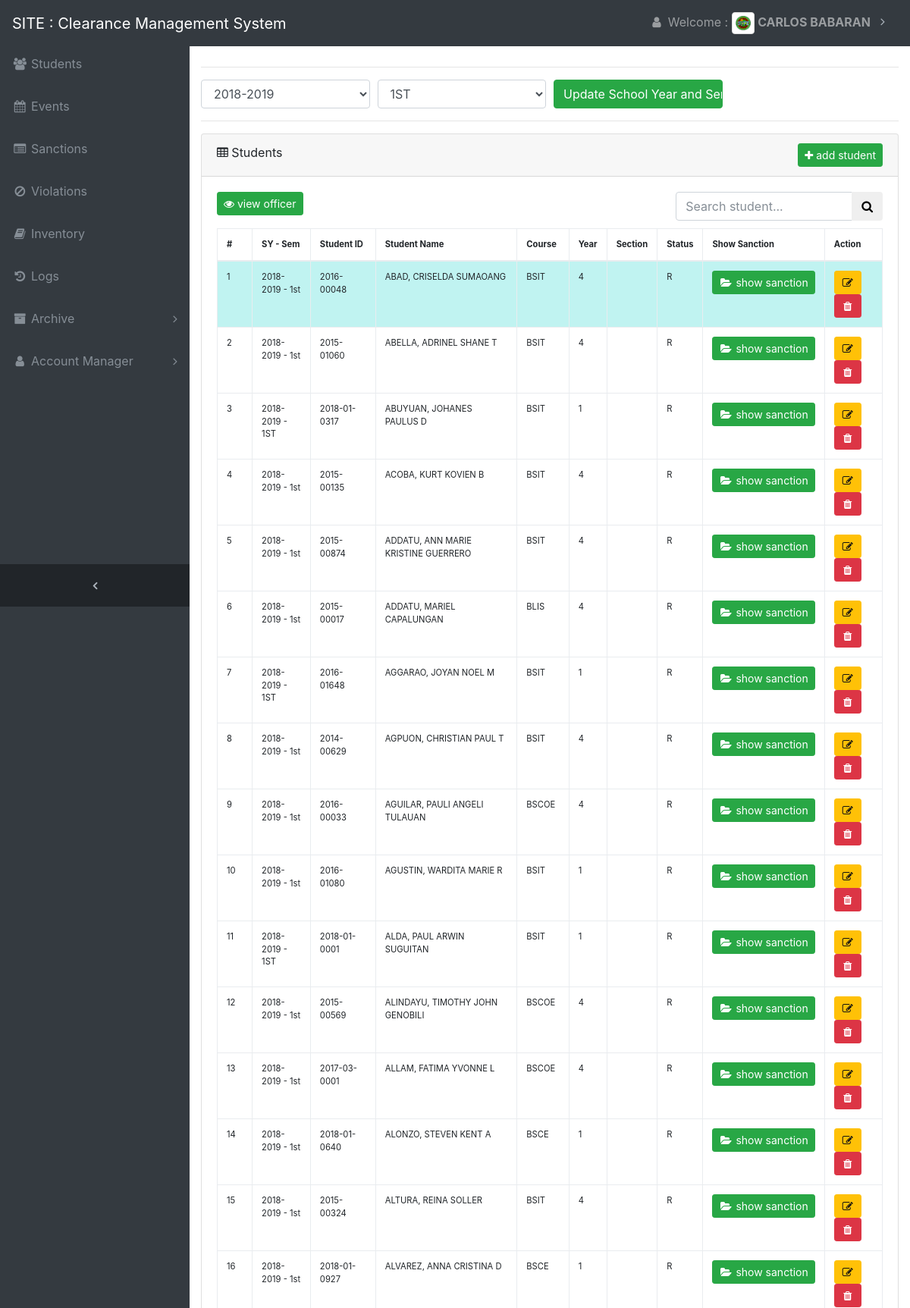
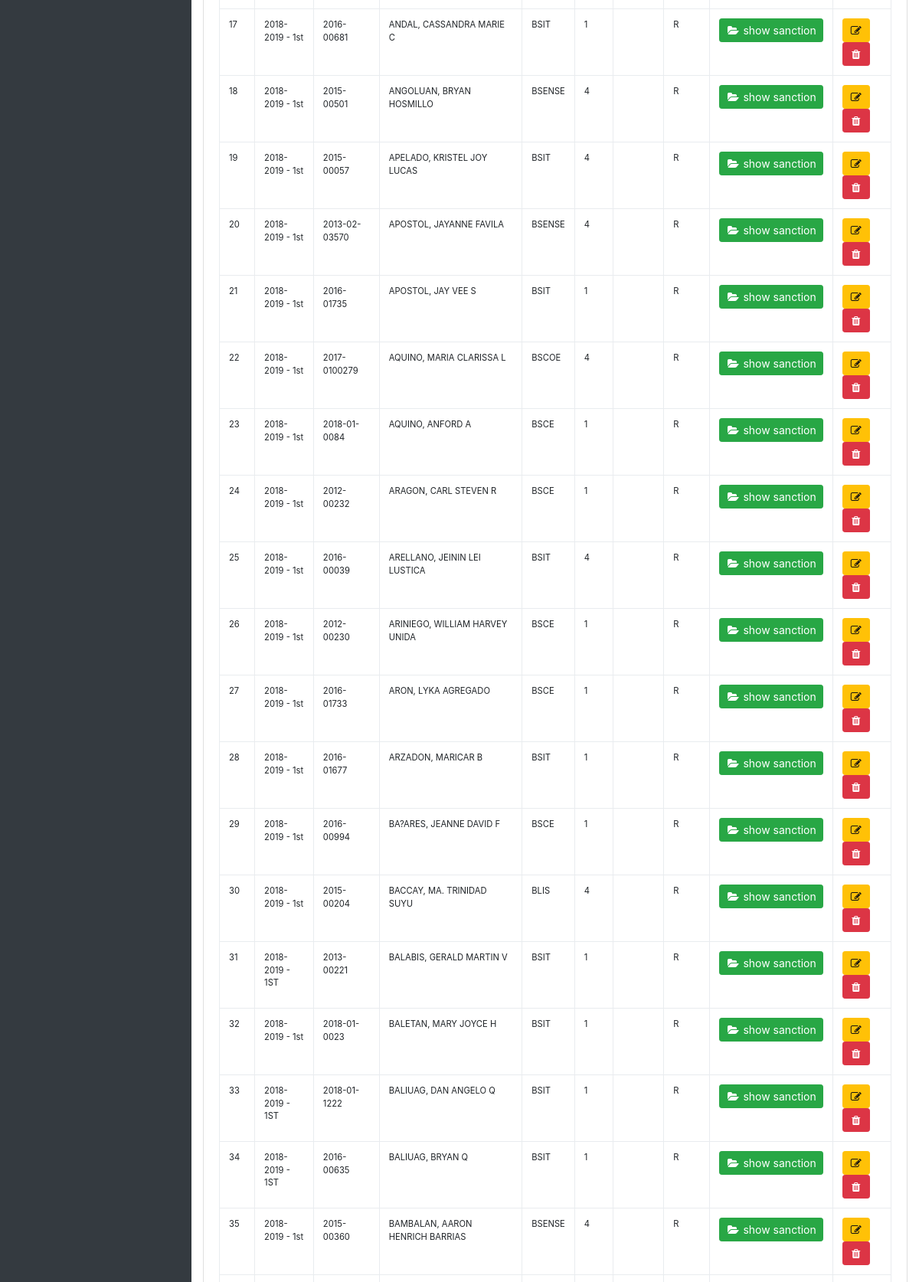
Screenshot of /home (signed in, upper part) with the database file from the repository (2 pictures, top to bottom).
### tables this page shows
CREATE TABLE `tblusers` (
  `user_id` int(11) NOT NULL,
  `username` varchar(20) NOT NULL,
  `password` varchar(50) NOT NULL,
  `firstname` varchar(50) NOT NULL,
  `lastname` varchar(50) NOT NULL,
  `email` varchar(50) NOT NULL,
  `contactno` varchar(20) NOT NULL,
  `gender` char(1) NOT NULL,
  `avatar` varchar(255) NOT NULL,
  `user_type` char(1) NOT NULL,
  `timestamp` timestamp NOT NULL DEFAULT CURRENT_TIMESTAMP,
  `salt` varchar(255) NOT NULL
);

CREATE TABLE `tbl_semyear` (
  `id` int(11) NOT NULL,
  `school_year` varchar(10) NOT NULL,
  `sem` varchar(6) NOT NULL,
  `salt` varchar(255) NOT NULL
);

CREATE TABLE `tbl_students` (
  `id` int(11) NOT NULL,
  `student_id` varchar(20) NOT NULL,
  `firstname` varchar(50) NOT NULL,
  `middlename` varchar(50) NOT NULL,
  `lastname` varchar(50) NOT NULL,
  `course` varchar(50) NOT NULL,
  `year` varchar(11) NOT NULL,
  `section` varchar(20) NOT NULL,
  `email` varchar(50) NOT NULL,
  `contact` varchar(20) NOT NULL,
  `officer` char(1) NOT NULL,
  `gender` char(1) NOT NULL,
  `archive` char(1) NOT NULL DEFAULT '0',
  `status` varchar(50) NOT NULL,
  `school_year` varchar(50) NOT NULL,
  `sem` varchar(11) NOT NULL,
  `remove_status` char(1) NOT NULL,
  `timestamp` timestamp NOT NULL DEFAULT CURRENT_TIMESTAMP,
  `salt` varchar(255) NOT NULL
);

### home.php (the view, shortened to what this page needs)
<?php
	include 'includes/head.php';
?>
<body onload="notifyMe()" class="fixed-nav sticky-footer bg-dark" id="page-top">
	<?php include 'includes/nav.php' ?>
	<div class="content-wrapper">
		<div class="container-fluid">
		  <hr/>
			<?php
			if($user_utype == "1" || $user_utype == "3") {
			?>
			<form name="frmUploadFile" method="post" action="<?php echo htmlspecialchars($_SERVER["PHP_SELF"]);?>" role="form" enctype="multipart/form-data" autocomplete="off">
			<div class="form-group">
				<div class="form-row">
					<div class="col-md-3">
						<select class="form-control" name="schoolyear" required>
							<option><?php echo $current_school_year; ?></option>
						</select>
					</div>
					<div class="col-md-3">
						<select class="form-control" name="sem">
							<option><?php echo $current_sem; ?></option>
						</select>
					</div>
					<div class="col-md-3">
						 <input type="submit" class="btn btn-success btn-block"  name="save" value="Update School Year and Semester">
					</div>
				</div>
			</div>
			</form>
			<hr/>
		  <?php
			}
		  ?>
		  <div class="card mb-3">
				<div class="card-header">
					<i class="fa fa-table"></i> Students <span><a href="add_student" class="btn btn-success btn-sm pull-right"><i class="fa fa-plus"></i> add student </a></span></div>
				<div class="card-body">
					<form action="#" method="get">
						<div class="row">
							<div class="col-lg-8">
								<span><a href="view_officer" class="btn btn-success btn-sm"><i class="fa fa-eye"></i> view officer </a></span>
							</div>
							<div class="col-lg-4">
								<div class="input-group">
									<input class="form-control" id="system-search" name="q" placeholder="Search student..." required>
									<span class="input-group-btn">
										<button type="submit" class="btn btn-default"><i class="fa fa-search"></i></button>
									</span>
								</div>
							</div>
						</div>
					</form>
					<div class="table-responsive" style="margin-top:10px;">
						<table class="table table-list-search table-bordered table-condensed custab small" style="font-size:70%;">
							<thead>
								<tr>
									<th>#</th>
									<th>SY - Sem</th>
									<th>Student ID</th>
									<th>Student Name</th>
									<th>Course</th>
									<th>Year</th>
									<th>Section</th>
									<th>Status</th>
									<th>Show Sanction</th>
									<th colspan=2>Action</th>
								</tr>
							</thead>
							<tbody>
								<?php
									$x = 1;
									$sql="SELECT * FROM tbl_students WHERE archive = '0' AND remove_status = ''  ORDER BY lastname asc";
									$result = $con->query($sql);
									if ($result->num_rows > 0) {
									  while($row = $result->fetch_assoc()) {
										$fullname = $row['lastname'].", ".$row['firstname']." ".$row['middlename'];
										$fullname = strtoupper($fullname);
										 $status = $row['officer'];
										  if($status == "Y"){
											echo "<tr style='background-color:#c0f3f1;'>";
										  }
										  else {
											echo "<tr>";
										  }
										echo  "
										  <td>".$x++."</td>
										  <td>".$row['school_year']." - ".$row['sem']."</td>
										  <td>".$row['student_id']."</td>
										  <td>".$fullname."</td>
										  <td>".$row['course']."</td>
										  <td>".$row['year']."</td>
										  <td>".$row['section']."</td>
										  <td>".$row['status']."</td>";
										echo "<td><a href='remarks?id=".$row['salt']."' title='add remarks' class='btn btn-success btn-sm'><i class='fa fa-fw fa-folder-open'></i> show sanction</a></td>";
										echo "<td>
												<a href='edit_student?id=".$row['salt']."' title='edit' class='btn btn-warning btn-sm'><i class='fa fa-fw fa-edit'></i></a>";
												?>
													<a onclick="return confirm('Are you sure you want to delete this student?')" href="home?grad=<?php echo $row['salt']; ?>" class="btn btn-danger btn-sm"><i class='fa fa-fw fa-trash'></i></a>
												<?php
										echo "</td></tr>";
									  }
									}
									else {
									  echo "<div class='alert alert-warning'>No data available!</div>";
									}
								  ?>
							</tbody>
						</table>
					</div>
				</div>
			</div>
		</div>
	</div>
</body>
</html>

### includes/nav.php (shortened to what this page needs)
<nav class="navbar navbar-expand-lg navbar-dark bg-dark fixed-top" id="mainNav" >
  <a class="navbar-brand" href="home">SITE : Clearance Management System</a>
  <div class="collapse navbar-collapse" id="navbarResponsive">
    <ul class="navbar-nav navbar-sidenav" id="exampleAccordion">
<li class="nav-item" data-toggle="tooltip" data-placement="right" title="students">
        <a class="nav-link" href="home">
          <i class="fa fa-fw fa-users"></i>
          <span class="nav-link-text">Students </span>
        </a>
      </li>
      <li class="nav-item" data-toggle="tooltip" data-placement="right" title="events">
        <a class="nav-link" href="events">
          <i class="fa fa-fw fa-calendar"></i>
          <span class="nav-link-text">Events</span>
        </a>
      </li>
<li class="nav-item" data-toggle="tooltip" data-placement="right" title="sanctions">
        <a class="nav-link" href="sanctions">
          <i class="fa fa-fw fa-list-alt"></i>
          <span class="nav-link-text">Sanctions</span>
        </a>
      </li>
<li class="nav-item" data-toggle="tooltip" data-placement="right" title="violations">
        <a class="nav-link" href="violations">
          <i class="fa fa-fw fa-ban"></i>
          <span class="nav-link-text">Violations</span>
        </a>
      </li>
<?php
	if($user_utype == "1" || $user_utype == "3") {
		echo"
		<li class='nav-item' data-toggle='tooltip' data-placement='right' title='inventory'>
		  <a class='nav-link' href='inventory'>
			<i class='fa fa-fw fa-book'></i>
			<span class='nav-link-text'>Inventory</span>
		  </a>
		</li>";
?>
<li class="nav-item" data-toggle="tooltip" data-placement="right" title="logs">
        <a class="nav-link" href="logs">
          <i class="fa fa-fw fa-history"></i>
          <span class="nav-link-text">Logs</span>
        </a>
      </li>
<li class="nav-item" data-toggle="tooltip" data-placement="right" title="Example Pages">
        <a class="nav-link nav-link-collapse collapsed" data-toggle="collapse" href="#collapseExamplePages" data-parent="#exampleAccordion">
          <i class="fa fa-fw fa-archive"></i>
          <span class="nav-link-text">Archive</span>
        </a>
      </li>
<?php
	}
	if($user_utype == "1" || $user_utype == "3") {
		echo "<li class='nav-item' data-toggle='tooltip' data-placement='right' title='Account Management'>
			  <a class='nav-link nav-link-collapse collapsed' data-toggle='collapse' href='#collapseMulti' data-parent='#exampleAccordion'>
				<i class='fa fa-fw fa-user'></i>
				<span class='nav-link-text'>Account Manager</span>
			  </a>
			<ul class='sidenav-second-level collapse' id='collapseMulti'>
			      <li><a href='register'>Register</a></li>
				  <li><a href='user_list'>List of Accounts</a></li>
			</ul>";
	}
?>
      </li>
    </ul>
    <ul class="navbar-nav sidenav-toggler" >
      <li class="nav-item">
        <a class="nav-link text-center" id="sidenavToggler">
          <i class="fa fa-fw fa-angle-left"></i>
        </a>
      </li>
    </ul>
 <ul class="navbar-nav ml-auto" >
   <li class="nav-item dropdown no-arrow">
        <a class="nav-link dropdown-toggle" href="#" id="userDropdown" role="button" data-toggle="dropdown" aria-haspopup="true" aria-expanded="false">
          <i class="fa fa-fw fa-user"></i> Welcome : <img src="<?php echo $user_avatar;?>" class="img-thumbnail" alt="prof-pic" width="30px;"> <b><?php echo $user_fname." ".$user_lname; ?></b>
        </a>
       </li>
 </ul>
  </div>
</nav>

### css/sb-admin.css (style rules this page uses)
html { position: relative; min-height: 100%; }
body { overflow-x: hidden; }
body.sticky-footer { margin-bottom: 56px; }
body.sticky-footer .content-wrapper { min-height: calc(100vh - 56px - 56px); }
body.fixed-nav { padding-top: 56px; }
.content-wrapper { min-height: calc(100vh - 56px); padding-top: 1rem; }
#mainNav .navbar-collapse { overflow: auto; max-height: 75vh; }
#mainNav .navbar-collapse .navbar-nav .nav-item .nav-link { cursor: pointer; }
#mainNav .navbar-collapse .navbar-sidenav .nav-link-collapse:after { float: right; content: '\f107'; font-family: 'FontAwesome'; }
#mainNav .navbar-collapse .navbar-sidenav .nav-link-collapse.collapsed:after { content: '\f105'; }
#mainNav .navbar-collapse .sidenav-toggler { display: none; }
#mainNav .navbar-collapse .navbar-nav > .nav-item.dropdown > .nav-link { position: relative; min-width: 45px; }
#mainNav .navbar-collapse .navbar-nav > .nav-item.dropdown > .nav-link:after { float: right; width: auto; content: '\f105'; border: none; font-family: 'FontAwesome'; }
@media (min-width: 992px) { #mainNav .navbar-brand { width: 250px; } }
@media (min-width: 992px) { #mainNav .navbar-collapse { overflow: visible; max-height: none; } }
@media (min-width: 992px) { #mainNav .navbar-collapse .navbar-sidenav { position: absolute; top: 0; left: 0; overflow-x: hidden; overflow-y: auto; -webkit-flex-direction: column; -ms-flex-direction: column; flex-direction: column; margin-top: 56px; } }
@media (min-width: 992px) { #mainNav .navbar-collapse .navbar-sidenav > .nav-item { width: 250px; padding: 0; } }
@media (min-width: 992px) { #mainNav .navbar-collapse .navbar-sidenav > .nav-item > .nav-link { padding: 1em; } }
@media (min-width: 992px) { #mainNav .navbar-collapse .navbar-nav > .nav-item.dropdown > .nav-link { min-width: 0; } }
@media (min-width: 992px) { #mainNav .navbar-collapse .navbar-nav > .nav-item.dropdown > .nav-link:after { width: 24px; text-align: center; } }
#mainNav.fixed-top .sidenav-toggler { display: none; }
@media (min-width: 992px) { #mainNav.fixed-top .navbar-sidenav { height: calc(100vh - 112px); } }
@media (min-width: 992px) { #mainNav.fixed-top .sidenav-toggler { position: absolute; top: 0; left: 0; display: flex; overflow-x: hidden; overflow-y: auto; -webkit-flex-direction: column; -ms-flex-direction: column; flex-direction: column; margin-top: calc(100vh - 56px); } }
@media (min-width: 992px) { #mainNav.fixed-top .sidenav-toggler > .nav-item { width: 250px; padding: 0; } }
@media (min-width: 992px) { #mainNav.fixed-top .sidenav-toggler > .nav-item > .nav-link { padding: 1em; } }
#mainNav.fixed-top.navbar-dark .sidenav-toggler { background-color: #212529; }
#mainNav.fixed-top.navbar-dark .sidenav-toggler a i { color: #adb5bd; }
.content-wrapper { overflow-x: hidden; background: white; }
@media (min-width: 992px) { .content-wrapper { margin-left: 250px; } }
#sidenavToggler i { font-weight: 800; }
#mainNav.navbar-dark .navbar-collapse .navbar-sidenav .nav-link-collapse:after { color: #868e96; }
#mainNav.navbar-dark .navbar-collapse .navbar-sidenav > .nav-item > .nav-link { color: #868e96; }
#mainNav.navbar-dark .navbar-collapse .navbar-nav > .nav-item.dropdown > .nav-link:after { color: #adb5bd; }
@media (min-width: 992px) { #mainNav.navbar-dark .navbar-collapse .navbar-sidenav { background: #343a40; } }

### rows the page displays
tblusers: avatar (picture), firstname "CARLOS", lastname "BABARAN"
tbl_semyear: schoolyear "2018-2019", sem "1ST"
tbl_students: school_year "2018-2019", sem "1st", student "2016-00048", fullname "ABAD, CRISELDA SUMAOANG", course "BSIT", year "4", status "R"
tbl_students: school_year "2018-2019", sem "1st", student "2015-01060", fullname "ABELLA, ADRINEL SHANE T", course "BSIT", year "4", status "R"
tbl_students: school_year "2018-2019", sem "1ST", student "2018-01-0317", fullname "ABUYUAN, JOHANES PAULUS D", course "BSIT", year "1", status "R"
tbl_students: school_year "2018-2019", sem "1st", student "2015-00135", fullname "ACOBA, KURT KOVIEN B", course "BSIT", year "4", status "R"
tbl_students: school_year "2018-2019", sem "1st", student "2015-00874", fullname "ADDATU, ANN MARIE KRISTINE GUERRERO", course "BSIT", year "4", status "R"
tbl_students: school_year "2018-2019", sem "1st", student "2015-00017", fullname "ADDATU, MARIEL CAPALUNGAN", course "BLIS", year "4", status "R"
tbl_students: school_year "2018-2019", sem "1ST", student "2016-01648", fullname "AGGARAO, JOYAN NOEL M", course "BSIT", year "1", status "R"
tbl_students: school_year "2018-2019", sem "1st", student "2014-00629", fullname "AGPUON, CHRISTIAN PAUL T", course "BSIT", year "4", status "R"
tbl_students: school_year "2018-2019", sem "1st", student "2016-00033", fullname "AGUILAR, PAULI ANGELI TULAUAN", course "BSCOE", year "4", status "R"
tbl_students: school_year "2018-2019", sem "1st", student "2016-01080", fullname "AGUSTIN, WARDITA MARIE R", course "BSIT", year "1", status "R"
tbl_students: school_year "2018-2019", sem "1ST", student "2018-01-0001", fullname "ALDA, PAUL ARWIN SUGUITAN", course "BSIT", year "1", status "R"
tbl_students: school_year "2018-2019", sem "1st", student "2015-00569", fullname "ALINDAYU, TIMOTHY JOHN GENOBILI", course "BSCOE", year "4", status "R"
tbl_students: school_year "2018-2019", sem "1st", student "2017-03-0001", fullname "ALLAM, FATIMA YVONNE L", course "BSCOE", year "4", status "R"
tbl_students: school_year "2018-2019", sem "1st", student "2018-01-0640", fullname "ALONZO, STEVEN KENT A", course "BSCE", year "1", status "R"
tbl_students: school_year "2018-2019", sem "1st", student "2015-00324", fullname "ALTURA, REINA SOLLER", course "BSIT", year "4", status "R"
tbl_students: school_year "2018-2019", sem "1st", student "2018-01-0927", fullname "ALVAREZ, ANNA CRISTINA D", course "BSCE", year "1", status "R"
tbl_students: school_year "2018-2019", sem "1st", student "2016-00681", fullname "ANDAL, CASSANDRA MARIE C", course "BSIT", year "1", status "R"
tbl_students: school_year "2018-2019", sem "1st", student "2015-00501", fullname "ANGOLUAN, BRYAN HOSMILLO", course "BSENSE", year "4", status "R"
tbl_students: school_year "2018-2019", sem "1st", student "2015-00057", fullname "APELADO, KRISTEL JOY LUCAS", course "BSIT", year "4", status "R"
tbl_students: school_year "2018-2019", sem "1st", student "2013-02-03570", fullname "APOSTOL, JAYANNE FAVILA", course "BSENSE", year "4", status "R"
tbl_students: school_year "2018-2019", sem "1st", student "2016-01735", fullname "APOSTOL, JAY VEE S", course "BSIT", year "1", status "R"
tbl_students: school_year "2018-2019", sem "1st", student "2017-0100279", fullname "AQUINO, MARIA CLARISSA L", course "BSCOE", year "4", status "R"
tbl_students: school_year "2018-2019", sem "1st", student "2018-01-0084", fullname "AQUINO, ANFORD A", course "BSCE", year "1", status "R"
tbl_students: school_year "2018-2019", sem "1st", student "2012-00232", fullname "ARAGON, CARL STEVEN R", course "BSCE", year "1", status "R"
tbl_students: school_year "2018-2019", sem "1st", student "2016-00039", fullname "ARELLANO, JEININ LEI LUSTICA", course "BSIT", year "4", status "R"
tbl_students: school_year "2018-2019", sem "1st", student "2012-00230", fullname "ARINIEGO, WILLIAM HARVEY UNIDA", course "BSCE", year "1", status "R"
tbl_students: school_year "2018-2019", sem "1st", student "2016-01733", fullname "ARON, LYKA AGREGADO", course "BSCE", year "1", status "R"
tbl_students: school_year "2018-2019", sem "1st", student "2016-01677", fullname "ARZADON, MARICAR B", course "BSIT", year "1", status "R"
tbl_students: school_year "2018-2019", sem "1st", student "2016-00994", fullname "BA?ARES, JEANNE DAVID F", course "BSCE", year "1", status "R"
tbl_students: school_year "2018-2019", sem "1st", student "2015-00204", fullname "BACCAY, MA. TRINIDAD SUYU", course "BLIS", year "4", status "R"
tbl_students: school_year "2018-2019", sem "1ST", student "2013-00221", fullname "BALABIS, GERALD MARTIN V", course "BSIT", year "1", status "R"
tbl_students: school_year "2018-2019", sem "1st", student "2018-01-0023", fullname "BALETAN, MARY JOYCE H", course "BSIT", year "1", status "R"
tbl_students: school_year "2018-2019", sem "1ST", student "2018-01-1222", fullname "BALIUAG, DAN ANGELO Q", course "BSIT", year "1", status "R"
tbl_students: school_year "2018-2019", sem "1ST", student "2016-00635", fullname "BALIUAG, BRYAN Q", course "BSIT", year "1", status "R"
tbl_students: school_year "2018-2019", sem "1st", student "2015-00360", fullname "BAMBALAN, AARON HENRICH BARRIAS", course "BSENSE", year "4", status "R"
